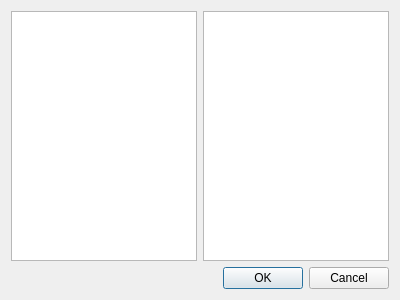
<?xml version="1.0" encoding="UTF-8"?>
<ui version="4.0">
 <class>FileChooser</class>
 <widget class="QDialog" name="FileChooser">
  <property name="geometry">
   <rect>
    <x>0</x>
    <y>0</y>
    <width>400</width>
    <height>300</height>
   </rect>
  </property>
  <property name="windowTitle">
   <string>Dialog</string>
  </property>
  <layout class="QVBoxLayout" name="verticalLayout">
   <item>
    <layout class="QHBoxLayout" name="horizontalLayout">
     <item>
      <widget class="QTreeView" name="treeView"/>
     </item>
     <item>
      <widget class="QListView" name="listView"/>
     </item>
    </layout>
   </item>
   <item>
    <widget class="QDialogButtonBox" name="buttonBox">
     <property name="orientation">
      <enum>Qt::Horizontal</enum>
     </property>
     <property name="standardButtons">
      <set>QDialogButtonBox::Cancel|QDialogButtonBox::Ok</set>
     </property>
    </widget>
   </item>
  </layout>
 </widget>
 <resources/>
 <connections>
  <connection>
   <sender>buttonBox</sender>
   <signal>accepted()</signal>
   <receiver>FileChooser</receiver>
   <slot>accept()</slot>
   <hints>
    <hint type="sourcelabel">
     <x>248</x>
     <y>254</y>
    </hint>
    <hint type="destinationlabel">
     <x>157</x>
     <y>274</y>
    </hint>
   </hints>
  </connection>
  <connection>
   <sender>buttonBox</sender>
   <signal>rejected()</signal>
   <receiver>FileChooser</receiver>
   <slot>reject()</slot>
   <hints>
    <hint type="sourcelabel">
     <x>316</x>
     <y>260</y>
    </hint>
    <hint type="destinationlabel">
     <x>286</x>
     <y>274</y>
    </hint>
   </hints>
  </connection>
 </connections>
</ui>
